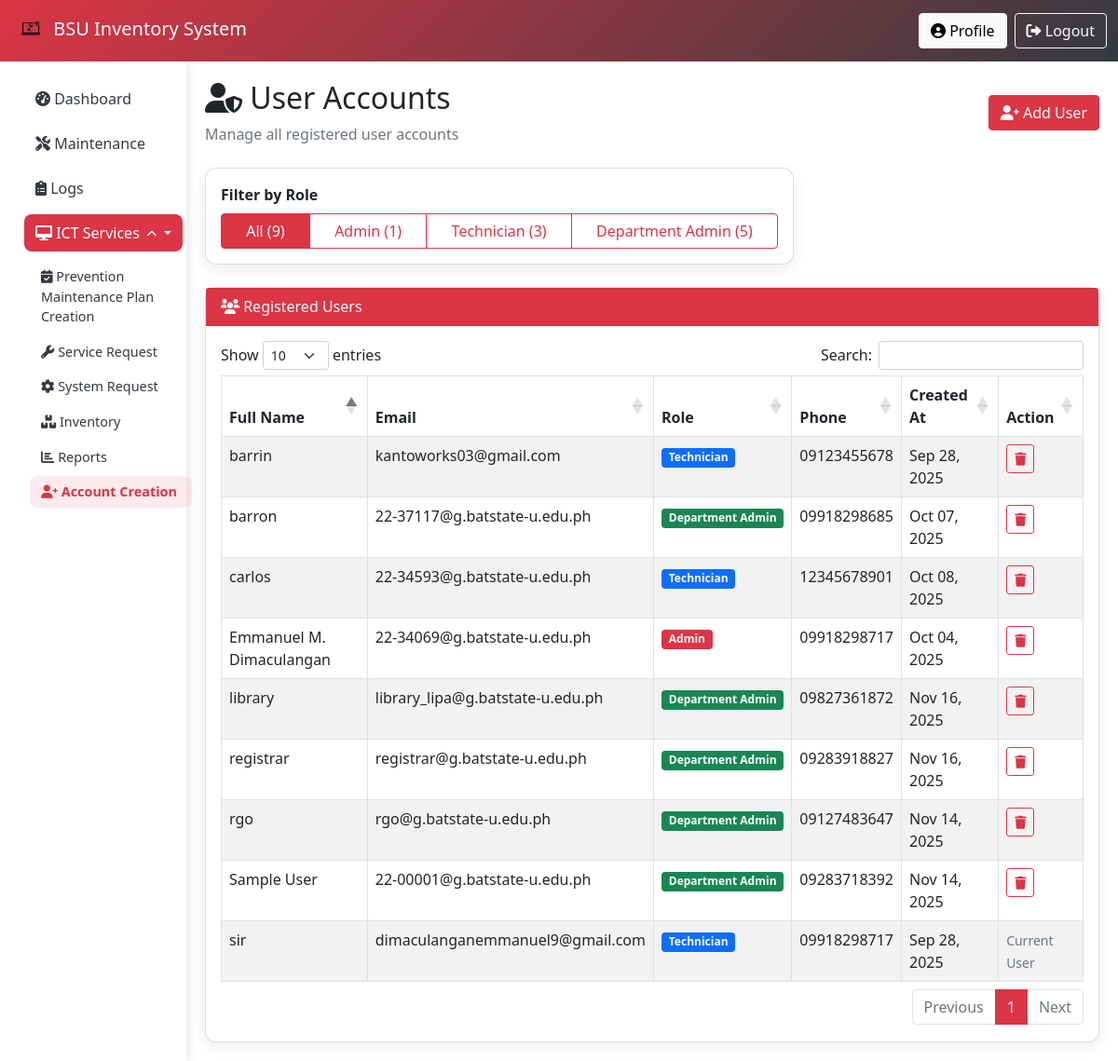
Screenshot of /admin/users.php (signed in) with the database file from the repository.
### tables this page shows
CREATE TABLE `users` (
  `id` int(11) NOT NULL,
  `full_name` varchar(255) NOT NULL,
  `email` varchar(255) NOT NULL,
  `role` enum('admin','technician','department_admin') NOT NULL DEFAULT 'technician',
  `phone_number` varchar(20) NOT NULL,
  `password` varchar(255) NOT NULL,
  `profile_image` varchar(255) DEFAULT NULL,
  `created_at` timestamp NOT NULL DEFAULT current_timestamp(),
  `updated_at` timestamp NOT NULL DEFAULT current_timestamp() ON UPDATE current_timestamp()
);

### admin/users.php (the view, shortened to what this page needs)
<?php
require_once "../includes/db.php";
$role_filter = isset($_GET['role']) ? $_GET['role'] : 'all';
if ($role_filter === 'all') {
    $query = "SELECT id, full_name, email, role, phone_number, created_at FROM users ORDER BY created_at DESC";
    $stmt = $conn->prepare($query);
} else {
    $query = "SELECT id, full_name, email, role, phone_number, created_at FROM users WHERE role = ? ORDER BY created_at DESC";
    $stmt = $conn->prepare($query);
    $stmt->bind_param("s", $role_filter);
}
$stmt->execute();
$result = $stmt->get_result();
$users = $result->fetch_all(MYSQLI_ASSOC);
$countsQuery = "SELECT role, COUNT(*) as count FROM users GROUP BY role";
$countsResult = $conn->query($countsQuery);
$roleCounts = ['admin' => 0, 'technician' => 0, 'department_admin' => 0, 'depadmin' => 0];
while ($row = $countsResult->fetch_assoc()) {
    $roleCounts[$row['role']] = (int)$row['count'];
}
$totalUsers = array_sum($roleCounts);
?>
<!DOCTYPE html>
<html lang="en">
<head>
    <link href="https://cdn.jsdelivr.net/npm/bootstrap@5.1.3/dist/css/bootstrap.min.css" rel="stylesheet">
    <link href="https://cdnjs.cloudflare.com/ajax/libs/font-awesome/6.0.0/css/all.min.css" rel="stylesheet">
    <link href="https://cdn.datatables.net/1.13.6/css/dataTables.bootstrap5.min.css" rel="stylesheet">
</head>
<body>
    <nav class="navbar navbar-expand-lg navbar-dark">
        <div class="container-fluid">
            <a class="navbar-brand" href="dashboard.php">
                <img src="../images/Ict logs.png" alt="Logo" style="height:40px;"> BSU Inventory System
            </a>
            <div class="navbar-nav ms-auto">
                <a href="profile.php" class="btn btn-light me-2"><i class="fas fa-user-circle"></i> Profile</a>
                <a href="logout.php" class="btn btn-outline-light"><i class="fas fa-sign-out-alt"></i> Logout</a>
            </div>
        </div>
    </nav>
    <div class="container-fluid">
        <div class="row">
            <?php include 'sidebar.php'; ?>
            <div class="col-md-9 col-lg-10 main-content">
                <div class="d-flex justify-content-between align-items-center mb-4">
                    <div>
                        <h2 class="mb-2"><i class="fas fa-user-shield"></i> User Accounts</h2>
                        <p class="text-muted mb-0">Manage all registered user accounts</p>
                    </div>
                    <button class="btn btn-danger" data-bs-toggle="modal" data-bs-target="#addAdminModal">
                        <i class="fas fa-user-plus"></i> Add User
                    </button>
                </div>
                <div class="row mb-4">
                    <div class="col-md-8">
                        <div class="card">
                            <div class="card-body">
                                <label class="form-label fw-bold mb-2">Filter by Role</label>
                                <div class="btn-group w-100" role="group">
                                    <a href="?role=all" class="btn <?= $role_filter === 'all' ? 'btn-danger' : 'btn-outline-danger' ?>">
                                        All (<?= $totalUsers ?>)
                                    </a>
                                    <a href="?role=admin" class="btn <?= $role_filter === 'admin' ? 'btn-danger' : 'btn-outline-danger' ?>">
                                        Admin (<?= $roleCounts['admin'] ?>)
                                    </a>
                                    <a href="?role=technician" class="btn <?= $role_filter === 'technician' ? 'btn-danger' : 'btn-outline-danger' ?>">
                                        Technician (<?= $roleCounts['technician'] ?>)
                                    </a>
                                    <a href="?role=department_admin" class="btn <?= $role_filter === 'department_admin' ? 'btn-danger' : 'btn-outline-danger' ?>">
                                        Department Admin (<?= $roleCounts['department_admin'] + $roleCounts['depadmin'] ?>)
                                    </a>
                                </div>
                            </div>
                        </div>
                    </div>
                </div>
                <div class="card">
                    <div class="card-header bg-danger text-white">
                        <i class="fas fa-users"></i> Registered Users
                    </div>
                    <div class="card-body">
                        <table id="adminsTable" class="table table-striped table-bordered">
                            <thead>
                                <tr>
                                    <th>Full Name</th>
                                    <th>Email</th>
                                    <th>Role</th>
                                    <th>Phone</th>
                                    <th>Created At</th>
                                    <th>Action</th>
                                </tr>
                            </thead>
                            <tbody>
                                <?php if (empty($users)): ?>
                                    <tr>
                                        <td colspan="6" class="text-center text-muted py-4">
                                            <i class="fas fa-info-circle"></i> No users found.
                                        </td>
                                    </tr>
                                <?php else: ?>
                                    <?php foreach ($users as $user): ?>
                                        <tr>
                                            <td><?= htmlspecialchars($user['full_name']); ?></td>
                                            <td><?= htmlspecialchars($user['email']); ?></td>
                                            <td>
                                                <?php
                                                $roleDisplay = ucwords(str_replace('_', ' ', $user['role']));
                                                $badgeClass = 'bg-secondary';
                                                if ($user['role'] === 'admin') $badgeClass = 'bg-danger';
                                                elseif ($user['role'] === 'technician') $badgeClass = 'bg-primary';
                                                elseif ($user['role'] === 'department_admin' || $user['role'] === 'depadmin') $badgeClass = 'bg-success';
                                                ?>
                                                <span class="badge <?= $badgeClass ?>"><?= htmlspecialchars($roleDisplay); ?></span>
                                            </td>
                                            <td><?= htmlspecialchars($user['phone_number'] ?? 'N/A'); ?></td>
                                            <td><?= date('M d, Y', strtotime($user['created_at'])); ?></td>
                                            <td>
                                                <?php if ($user['id'] != $_SESSION['user_id']): ?>
                                                    <form method="POST" class="d-inline" onsubmit="return confirm('Are you sure you want to delete this user? This action cannot be undone.');">
                                                        <button type="submit" class="btn btn-sm btn-outline-danger" title="Delete User">
                                                            <i class="fas fa-trash"></i>
                                                        </button>
                                                    </form>
                                                <?php else: ?>
                                                    <span class="text-muted small">Current User</span>
                                                <?php endif; ?>
                                            </td>
                                        </tr>
                                    <?php endforeach; ?>
                                <?php endif; ?>
                            </tbody>
                        </table>
                    </div>
                </div>
            </div>
        </div>
    </div>
</body>
</html>

### admin/users.php (style rules this page uses)
:root { --primary-color: #dc3545; --secondary-color: #343a40; }
.navbar { background: linear-gradient(135deg, var(--primary-color) 0%, var(--secondary-color) 100%); }
.main-content { padding: 20px; }
.card { border-radius: 12px; box-shadow: 0 5px 15px rgba(0,0,0,0.08); }

### rows the page displays
users: full_name "registrar", email "registrar@g.batstate-u.edu.ph", role "Department Admin", phone_number "09283918827", created_at "Nov 16, 2025"
users: full_name "library", email "library_lipa@g.batstate-u.edu.ph", role "Department Admin", phone_number "09827361872", created_at "Nov 16, 2025"
users: full_name "rgo", email "rgo@g.batstate-u.edu.ph", role "Department Admin", phone_number "09127483647", created_at "Nov 14, 2025"
users: full_name "Sample User", email "22-00001@g.batstate-u.edu.ph", role "Department Admin", phone_number "09283718392", created_at "Nov 14, 2025"
users: full_name "carlos", email "22-34593@g.batstate-u.edu.ph", role "Technician", phone_number "12345678901", created_at "Oct 08, 2025"
users: full_name "barron", email "22-37117@g.batstate-u.edu.ph", role "Department Admin", phone_number "09918298685", created_at "Oct 07, 2025"
users: full_name "Emmanuel M. Dimaculangan", email "22-34069@g.batstate-u.edu.ph", role "Admin", phone_number "09918298717", created_at "Oct 04, 2025"
users: full_name "barrin", email "kantoworks03@gmail.com", role "Technician", phone_number "09123455678", created_at "Sep 28, 2025"
users: full_name "sir", email "dimaculanganemmanuel9@gmail.com", role "Technician", phone_number "09918298717", created_at "Sep 28, 2025", shows "Current User"

### other values shown
$totalUsers "9"
$roleCounts['admin'] "1"
$roleCounts['technician'] "3"
$roleCounts['department_admin'] + $roleCounts['depadmin'] "5"
